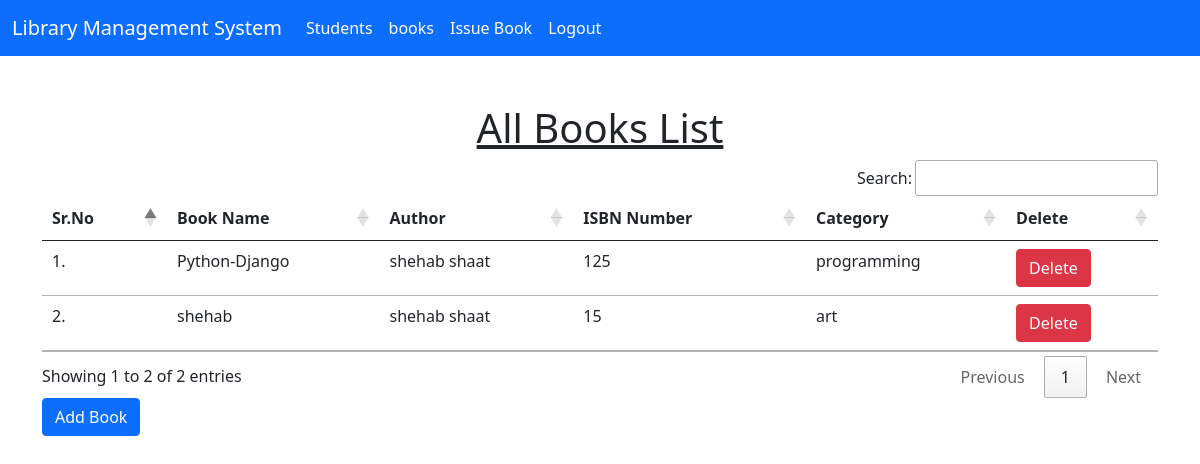
Page /add_book/ (signed in) on the earlier database version.
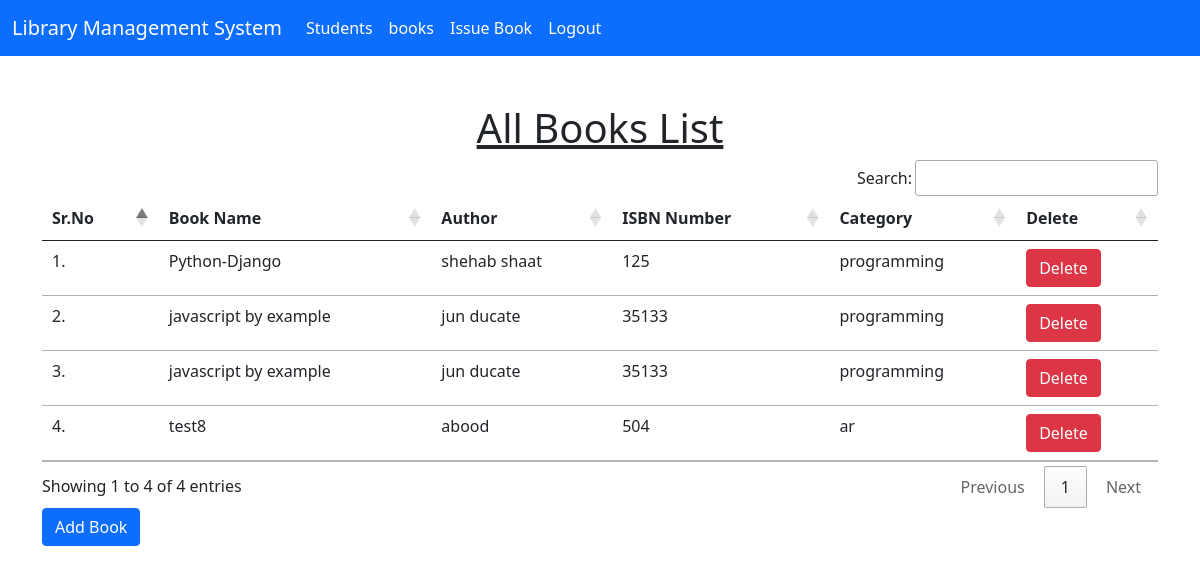
Same page on the later database version.
### library/models.py (models this page shows, shortened)
class Book(models.Model):
    name = models.CharField(max_length=200)
    author = models.CharField(max_length=200)
    isbn = models.PositiveIntegerField()
    category = models.CharField(max_length=50)

### library/views.py (the view, shortened to what this page needs)
# urls.py: path("add_book/", views.add_book, name="add_book"),
@login_required(login_url = '/admin_login')
def add_book(request):
    view_books = Book.objects.all()
    return render(request, "add_book.html",{'books':view_books})

### library/templates/add_book.html (shortened to what this page needs)
{% extends 'admin_navbar.html' %}
{% load static %}
{% block body %}
<div class="container mt-4">
        <br>
        <h1 class="text-center"><u>All Books List</u></h1>
        <table class="table table-hover" id="example">
            <thead>
                <tr>
                    <th>Sr.No</th>
                    <th>Book Name</th>
                    <th>Author</th>
                    <th>ISBN Number</th>
                    <th>Category</th>
                    <th>Delete</th>
                </tr>
            </thead>
            <tbody>
                {% for book in books %}
                <tr>
                    <td>{{forloop.counter}}.</td>
                    <td>{{book.name}}</td>
                    <td>{{book.author}}</td>
                    <td>{{book.isbn}}</td>
                    <td>{{book.category}}</td>
                    <td><a href="/delete_book/{{book.id}}/" class="btn btn-danger" onclick="return confirm('Are you sure you want to delete this book?')">Delete</a></td>
                </tr>
                {% endfor %}
            </tbody>
        </table>
        <button type="button" style="text-align = center " class="btn btn-primary" data-bs-toggle="modal" data-bs-target="#addModal{{books.id}}" data-bs-whatever="@getbootstrap">Add Book</button>
{% endblock %}

Differences in the rows shown:
removed Book: name "shehab", author "shehab shaat", isbn "15", category "art"
added Book: name "javascript by example", author "jun ducate", isbn "35133", category "programming"
added Book: name "javascript by example", author "jun ducate", isbn "35133", category "programming"
added Book: name "test8", author "abood", isbn "504", category "ar"
Other differences:
text written by a page script: "Search: Showing 1 to 2 of 2 entries Previous 1 Next" → "Search: Showing 1 to 4 of 4 entries Previous 1 Next"
